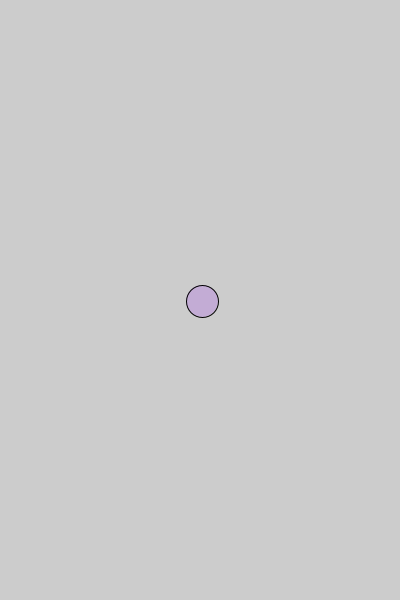
Frame 1 (no input)
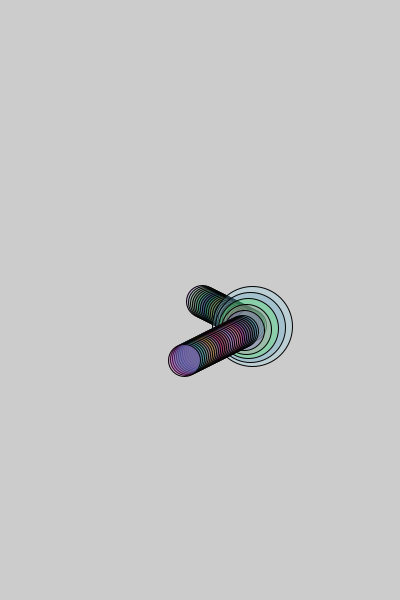
Frame 60 (the mouse pressed at the canvas centre just before this capture)
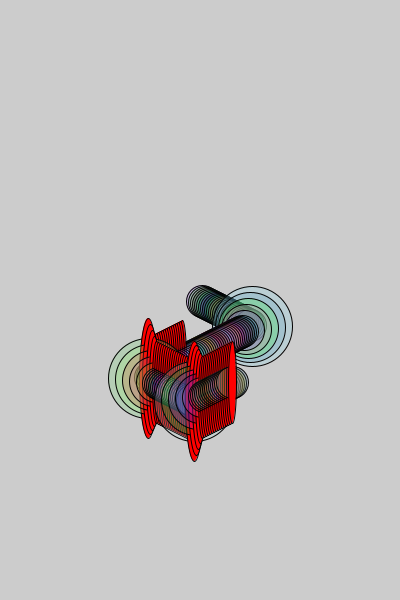
Frame 120 (the mouse held since frame 60 and released just before this capture)

The Processing sketch that drew these frames (run headless with seeded random() and noise(); from frame 60 on, the mouse is pressed at the canvas centre):

// Processing sketch: processing_90844
// ── processing_90844.pde

//Valentina Pherson
//Creative Computing
//February 22, 2012
//Bounce bounce circle

int circlex = 200;
int circley = 300;
int circleXspeed = 2;
int circleYspeed = 1;
int r = 32;

void setup() {
  size(400,600);
  smooth();
}

void draw() {

  // Add the speed to the x placement.
    circlex = circlex + circleXspeed;
    circley = circley + circleYspeed;
  //confine circle to smaller box
  if ((circlex > 250) || (circlex < 150)) {
    // When the circle reaches the edge, times it by negative to switch direction
    circleXspeed = circleXspeed * -1;
    //when it changes direction, increase size
    r = 80;
  }
  //confine circle to smaller box
  if ((circley > 400) || (circley < 200)) {
    // If the object reaches either edge, multiply speed by -1 to turn it around.
    circleYspeed = circleYspeed * -1;
    //when it changes direction, increase size
    r= 80;
  }

  // Display circle at x place
   stroke(0);
   fill (random(0,255),random(0,255), random (0,255),60);
   ellipse(circlex,circley,r,r);
  
  //keep circle within these sizes, and regulate how fast it pops
  r = constrain(r-10,32,80);
  
  //if you click
  if(mousePressed==true) {
    //color turns red
     fill(255,0,0);
     //circle changes to ellipse
     ellipse(circlex,circley,r/4,r+50);
  }
  
}
